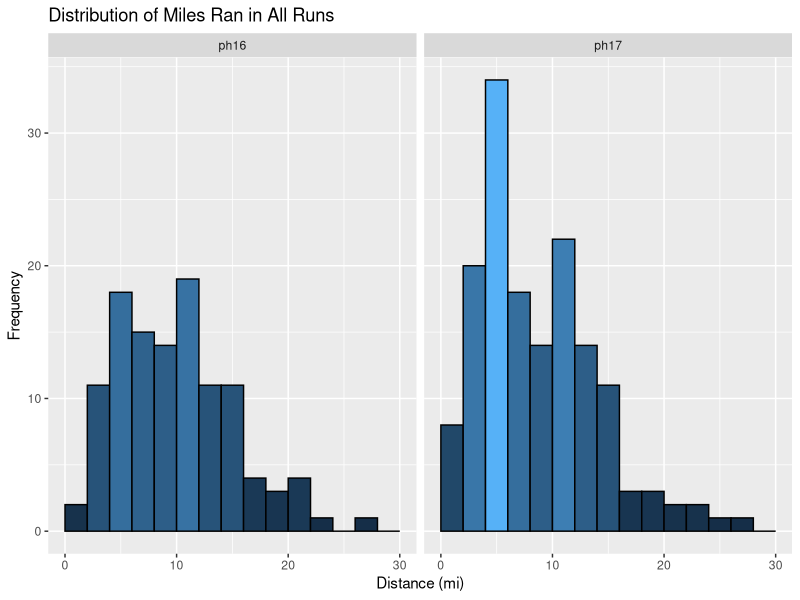
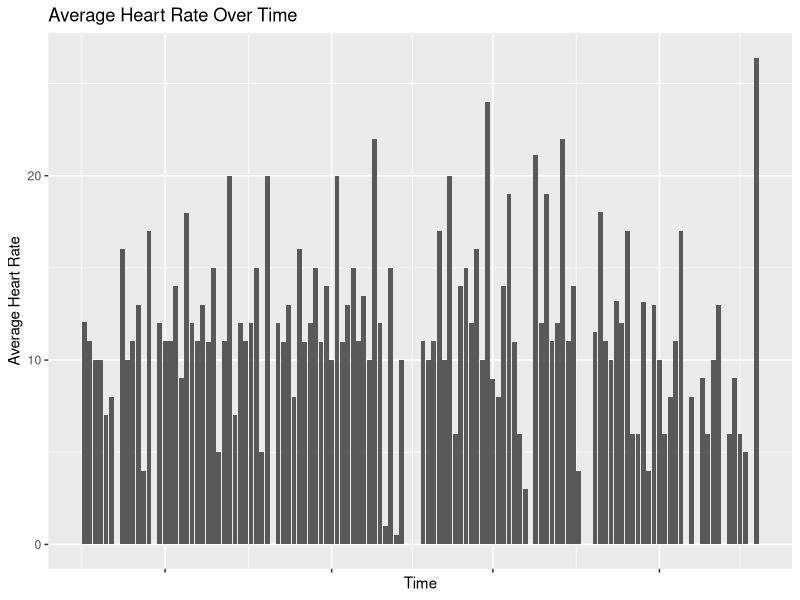
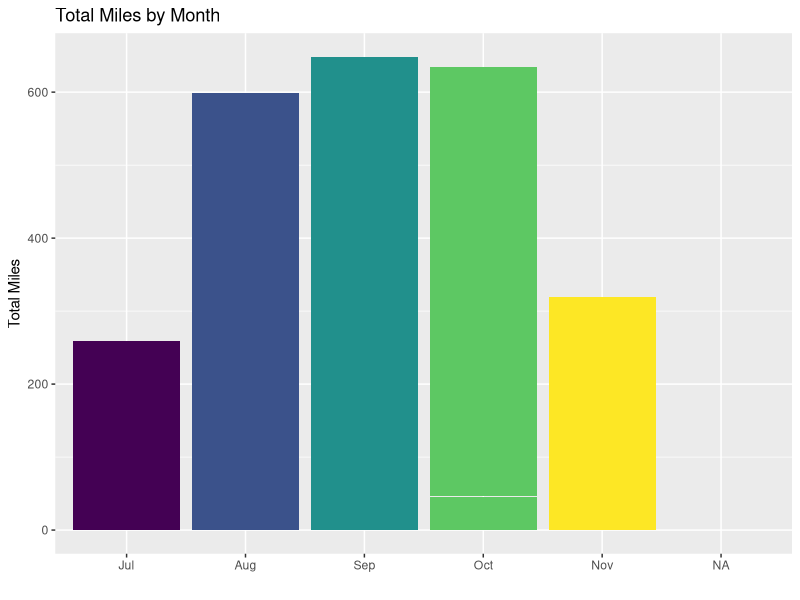

Generate these figures, in order, with R: (Note: this script raises an error after producing the figures.)
## ---- chunk 1
library(tidyverse) # data cleaning and manipulation
library(ggplot2) # plotting
library(lubridate) # dates
library(RColorBrewer) # plotting
library(magrittr) # pipe operations

## load in data files for both races
philly17 <- read.csv("../../Data/2017/cleanedMarathonTrainingData_philly17.csv", stringsAsFactors = F)
philly16 <- read.csv("../../Data/2016/cleanedMarathonTrainingData_philly16.csv", stringsAsFactors = F)

## combine into 1 dataset and remove redundant row
philly <- rbind(philly16,philly17)
philly %<>% select(-X)

glimpse(philly)

table(philly$Marathon)
## ---- chunk 2
philly %<>%
  mutate(# make POSIXct again
         Time = as.POSIXct(Time),
         Avg.Pace = as.POSIXct(Avg.Pace),
         Best.Pace = as.POSIXct(Best.Pace),
         Date = as.POSIXct(Date),
         StartTime = as.POSIXct(StartTime),
         # make Month an ordered factor
         Month = factor(Month, ordered = TRUE, 
                        levels = c("Jul","Aug","Sep","Oct","Nov")))
#names(philly)
## ---- chunk 3
#distance histogram
ggplot(data = philly, aes(x = Distance)) + 
  geom_histogram(binwidth = 2, aes(fill = ..count..), colour = "black", boundary = 2) +
  scale_x_continuous(limits = c(0, 30)) +
  xlab("Distance (mi)") + 
  ylab("Frequency") + 
  ggtitle("Distribution of Miles Ran in All Runs") + 
  guides(fill = FALSE) +
  facet_grid(~ Marathon)
## ---- chunk 4
cat("2017 Runs: ")
table(philly$RunCat[philly$Marathon=="ph17"])
cat("2016 Runs: ")
table(philly$RunCat[philly$Marathon=="ph16"])
## ---- chunk 5
philly %>%
  filter(RunCat == "Misc")
## ---- chunk 6
philly %>%
  filter(Marathon == "ph17") %>%
  ggplot(aes(Date, Distance)) + 
    geom_bar(stat="identity") +
    theme(axis.text.x = element_blank()) +
    xlab("Time") + 
    ylab("Average Heart Rate") + 
    ggtitle("Average Heart Rate Over Time")
## ---- chunk 7
philly %>% filter(Marathon == "ph17") %>%
  select(Distance) %>%
  summary()
## ---- chunk 8
#miles by month bars
ggplot(philly, aes(Month, Distance, fill = Month)) + 
  geom_bar(stat="identity") +
  xlab("") + 
  ylab("Total Miles") + 
  guides(fill=FALSE) +
  ggtitle("Total Miles by Month")
  facet_grid(~Marathon)
## ---- chunk 9
ggplot(data = runs, aes(weekNumber, Distance, fill = Month)) + 
  geom_bar(stat="identity") +
  xlab("Week of Plan") + 
  ylab("Total Miles") + 
  ggtitle("Total Miles by Week of Plan")
## ---- chunk 10
runs[runs$weekNumber == 11,c('Name','weekNumber','Date','DOW','Distance')]
## ---- chunk 11
#avg. cadence grouped by month
ggplot(data = runs, aes(Month, Cad)) + 
  geom_jitter(aes(colour = Month)) +
  geom_boxplot(aes(fill = Month), outlier.colour = "black", alpha = 0.5) +
  xlab("") + 
  ylab("Cadence (Steps/Min)") + 
  guides(fill=FALSE) +
  ggtitle("Cadence by Month") 
## ---- chunk 12
ggplot(data = runs, aes(Date, Avg.HR)) + 
  geom_line(aes(group=1)) +
  geom_smooth(method = "lm", se=T) + 
  theme(axis.text.x = element_blank()) +
  xlab("Time") + 
  ylab("Average Heart Rate") + 
  ggtitle("Average Heart Rate Over Time")
## ---- chunk 13
#avg. HR grouped by month
ggplot(data = runs, aes(Month, Avg.HR)) + 
  geom_jitter(aes(colour = Month)) +
  geom_boxplot(aes(fill = Month), outlier.colour = "black", alpha = 0.5) + 
  xlab("Month") + 
  ylab("Avg. Heart Rate") + 
  ggtitle("Average Heart Rate per Month") 
## ---- chunk 14
#avg. cadence grouped by month
ggplot(data = runs, aes(RunType, Cad)) + 
  geom_jitter(aes(colour = RunType)) +
  geom_boxplot(aes(fill = RunType), outlier.colour = "black", alpha = 0.5) +
  scale_colour_brewer(palette = "Set1") +
  scale_fill_brewer(palette = "Set1") +
  xlab("Run Type") + 
  ylab("Cadence") + 
  guides(fill=FALSE) +
  coord_flip() + 
  ggtitle("Cadence per Run Type") 

## ---- chunk 15
ggplot(data = runs, aes(Cad, Avg.HR)) + 
  geom_point(aes(colour = RunType), na.rm = TRUE) +
  #geom_smooth() +
  xlab("Cadence") + 
  ylab("Average Heart Rate") + 
  scale_y_continuous(limits = c(110, 160)) +
  ggtitle("Average Heart Rate by Cadence")
## ---- chunk 16
#avg. cadence grouped by month
ggplot(data = runs, aes(RunType, Avg.HR)) + 
  geom_jitter(aes(colour = RunType)) +
  geom_boxplot(aes(fill = RunType), outlier.colour = "black", alpha = 0.5) +
  xlab("Run Type") + 
  ylab("Avg Heart Rate") + 
  guides(fill=FALSE) +
  coord_flip() + 
  ggtitle("Average Heart Rate per Run Type") 
## ---- chunk 17
runs[which.max(runs$Avg.HR),c("Name","Date","Distance","Avg.HR","Max.HR")]
## ---- chunk 18
ggplot(data = runs, aes(Date, Avg.Pace, colour = RunType)) + 
  geom_point() +
  geom_smooth(fill = NA) +  
  theme(axis.text.x = element_blank()) +
  theme(axis.text.y = element_blank()) +
  xlab("Date") + 
  ylab("Average Pace (mile/minute)") + 
  ggtitle("Average Pace Over Time") + 
  labs(caption="")
## ---- chunk 19
ggplot(data = runs, aes(Date, Avg.Pace, colour = RunType)) + 
  geom_point() +
  geom_smooth(fill = NA) +  
  theme(axis.text.x = element_blank()) +
  theme(axis.text.y = element_blank()) +
  xlab("Date") + 
  ylab("Average Pace (mile/minute)") + 
  ggtitle("Average Pace Over Time") + 
  labs(caption="") + 
  facet_grid(RunType~.)
## ---- chunk 20
table(runs$RunType)

ggplot(data = runs, aes(RunType, (Cad*((hour(runs$Time)*60)+(minute(runs$Time))+(second(runs$Time)/60))))) + 
  geom_bar(aes(fill = RunType), stat = "identity") +
  xlab("Run Type") + 
  ylab("Steps") + 
  guides(fill=FALSE) +
  ggtitle("Total Steps Taken by Run Type") 
## ---- chunk 21
ggplot(data = runs, aes(Elevation.Gain, Avg.HR)) + 
  geom_point(aes(colour = RunType), na.rm = TRUE) +
  geom_smooth(fill = NA, na.rm = TRUE) +
  xlab("Elevation Gain (ft.)") + 
  ylab("Average Heart Rate (BPM)") +
  scale_y_continuous(limits = c(110, 160)) +
  ggtitle("Average Heart Rate by Elevation Gain")
## ---- chunk 22
ggplot(data = runs, aes(RunType, Max.HR)) + 
  geom_jitter(aes(colour = RunType)) +
  geom_boxplot(aes(fill = RunType), outlier.colour = "black", alpha = 0.5) +
  xlab("Run Type") + 
  ylab("Max Heart Rate (BPM)") + 
  ggtitle("Max Heart Rate by Run Type")
